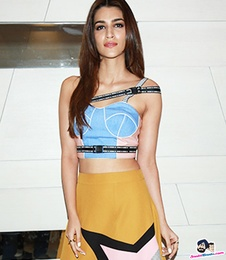
#> input picture kriti.jpg, 226 x 260 px, shrunk from 650 x 750 before the run
$ python face_recognition.py
#> lines starting #> are read from the running program, lines starting #| are printed output that depends on the picture; after the words box and inside, x2 and y2 are one past the last pixel; in counts of white or black regions, pixels touching at a corner belong together; long printed decimals are rounded
# -*- coding: utf-8 -*-
"""
@author: DG
"""

import cv2
import os
import numpy as np

#For Detecting Face in Images
def face_find(img):
    #Give Path for haarcascade file
    face_cas = cv2.CascadeClassifier("./haarcascades/haarcascade_frontalface_default.xml")
    gray = img
    faces = face_cas.detectMultiScale(gray,1.3,5)
    return faces,gray

#Used For Give Label to images
def label_img(filepath):
    face_list = []
    face_id=[]
    for path,subdirnames,filenames in os.walk(filepath):
        for filename in filenames:
            id=os.path.basename(path)
            img_path = os.path.join(path,filename)
            print("path:",img_path)
            print("id:",id)
            read_img = cv2.imread(img_path,cv2.IMREAD_GRAYSCALE)

            faces,gray = face_find(read_img)
            if(len(faces)!=1):
                #we want to detect only one face in a image
                continue
            (x,y,w,h) = faces[0]
            roi_gray = gray[y:y+w,x:x+h] #we are cropping faces
            face_list.append(roi_gray)
            face_id.append(int(id))
#> pass 2 of the loop in label_img, `for path,subdirnames,filenames in os.walk(filepath):`:
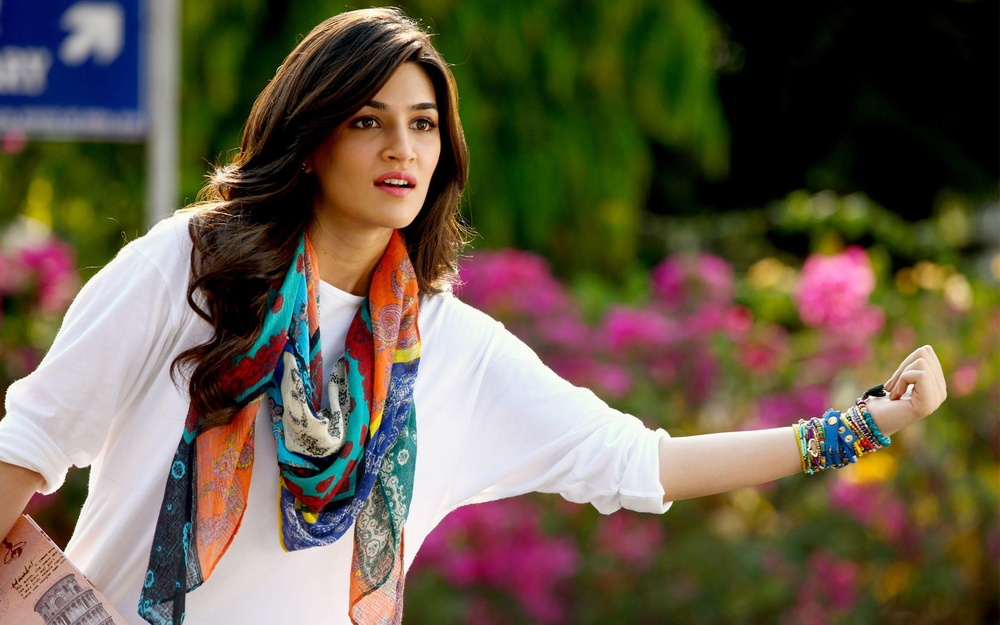
#> input picture images/0/k1.jpg, 1000 x 625 px, shrunk from 2880 x 1800 before the run
#> in label_img, `read_img = cv2.imread(img_path,cv2.IMREAD_GRAYSCALE)`:
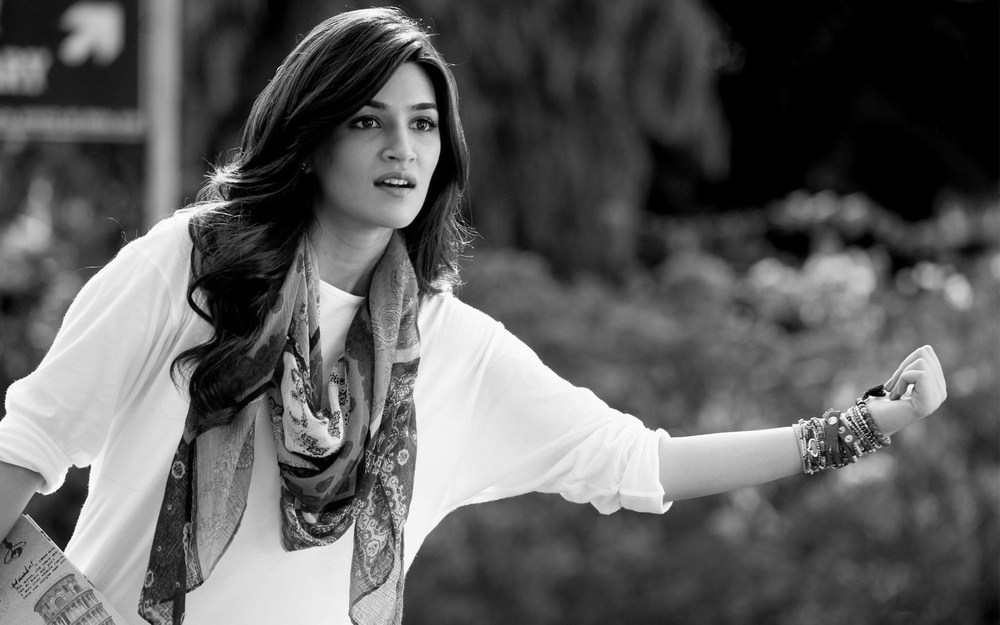
#> read_img: shape (625, 1000); min 0, max 255, mean 94.6
#> in face_find, `faces = face_cas.detectMultiScale(gray,1.3,5)`: faces = [[337, 79, 122, 122]]
#> in label_img, `(x,y,w,h) = faces[0]`: x = 337; y = 79; w = 122
#> in label_img, `roi_gray = gray[y:y+w,x:x+h]`:
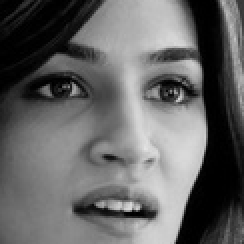
#> roi_gray: shape (122, 122) (shown 2 times larger); min 0, max 228, mean 100.6
#> pass 3 of the loop in label_img, `for path,subdirnames,filenames in os.walk(filepath):`:
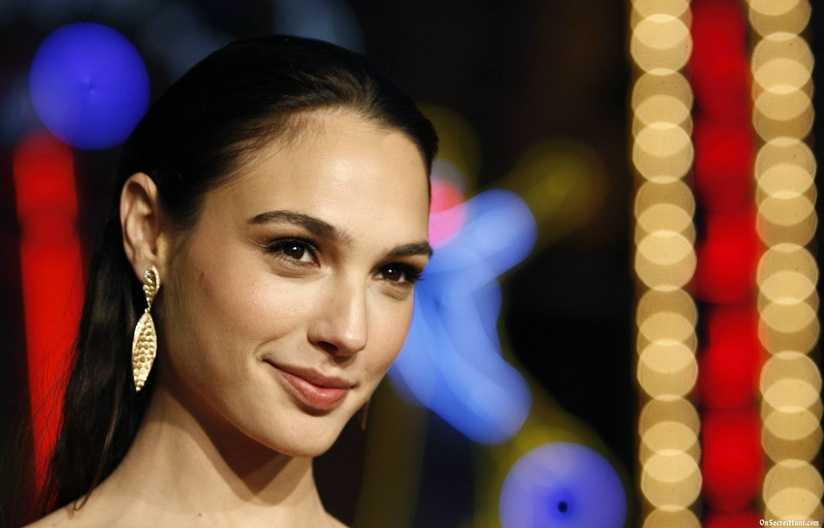
#> input picture images/1/1079-gal-gadot.jpg, 824 x 528 px, shrunk from 2374 x 1520 before the run
#> in label_img, `read_img = cv2.imread(img_path,cv2.IMREAD_GRAYSCALE)`:
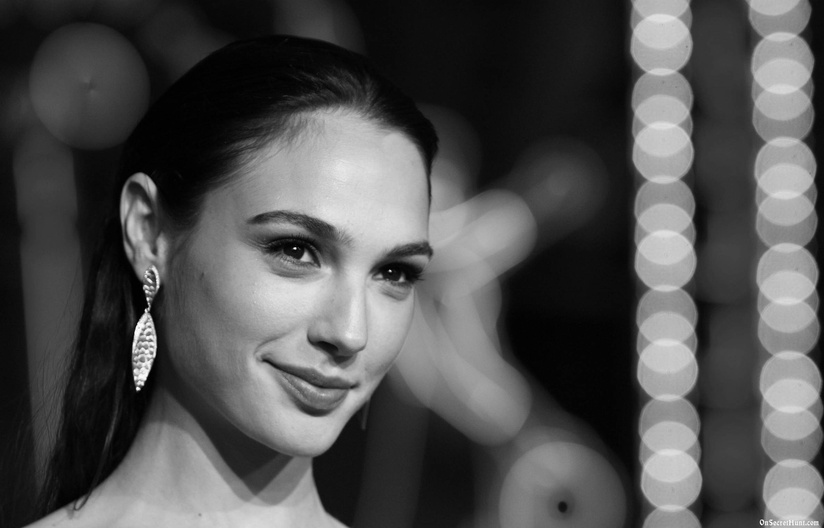
#> read_img: shape (528, 824); min 0, max 255, mean 79.8
#> in label_img, `faces,gray = face_find(read_img)`: faces = [[750, 30, 69, 69], [175, 126, 345, 345]]
    return face_list,face_id

#Training the classifier
def face_train(face_list,face_id):
    model = cv2.face.LBPHFaceRecognizer_create()
    model.train(face_list,np.array(face_id))
    return model

#Predict the label of faces
def face_recog(img_path,model):
    img= None
    test_img = None
    if type(img_path)==str:
        test_img = cv2.imread(img_path,cv2.COLOR_BGR2GRAY)
        img = cv2.cvtColor(test_img,cv2.COLOR_BGR2GRAY)
    else:
        test_img = img_path
        img = cv2.cvtColor(img_path,cv2.COLOR_BGR2GRAY)
    name = ['kriti','gal','dicaprio'] #Give the label for training in line
    fs,g = face_find(img)
    for (x,y,w,h) in fs:
        roi_g = g[y:y+h,x:x+w]
        label,confidence = model.predict(roi_g)
        print(label)
        print(confidence)
        p_name = name[label]
        cv2.rectangle(test_img,(x,y),(x+w,y+h),(255,0,0),2)
        cv2.putText(test_img,p_name,(x,y),cv2.FONT_HERSHEY_DUPLEX,2,(255,0,0),2)
    return test_img

def show_img(img):
    cv2.namedWindow('face',cv2.WINDOW_NORMAL)
    cv2.imshow('face',img)
    k = cv2.waitKey(0)
    if k==27:
        cv2.destroyAllWindows()

def test(train_images_path,test_img):

    #For Training run only for once
    face_list,labels = label_img(train_images_path) #training images path
#> face_list = 1 item; labels = [0]
    face_classifier = face_train(face_list,labels)
    face_classifier.write('face_weights_new.yml')

    #For Recognition
    img = face_recog(test_img,face_classifier)
#> in face_recog, test_img is the input picture: shape (260, 226, 3); mean B, G, R 172.2, 186, 195.9
#> in face_recog, `img = cv2.cvtColor(test_img,cv2.COLOR_BGR2GRAY)`:
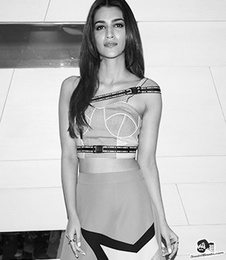
#> img: shape (260, 226); min 0, max 255, mean 187.4
#> in face_recog, `fs,g = face_find(img)`: fs = [[85, 8, 51, 51]]
#> the loop in face_recog, `for (x,y,w,h) in fs:` made 1 pass
#> (x, y, w, h, label, confidence, p_name) on pass 1: (85, 8, 51, 51, 0, 150.6, 'kriti')
#| 0
#| 150.619
#> pass 1, in face_recog, `roi_g = g[y:y+h,x:x+w]`:
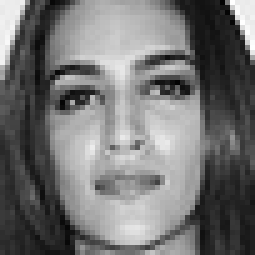
#> roi_g: shape (51, 51) (shown 5 times larger); min 2, max 255, mean 114.6
#> after the loop in face_recog, `for (x,y,w,h) in fs:`:
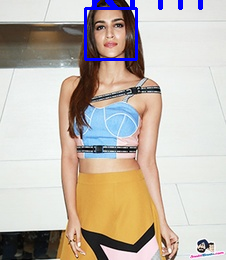
#> test_img: shape (260, 226, 3); 1.51% of pixels changed, all inside (x1, y1, x2, y2) = (84, 0, 203, 61)
    return img

def using_weights(test_img):
    #if you trained once and you don't want to train model again and again used this
    face_classifier = cv2.face.LBPHFaceRecognizer_create()

    face_classifier.read('face_weights_new.yml')
    img = face_recog(test_img,face_classifier)
    return img

if __name__=="__main__":
   final_img=test('./images','kriti.jpg')
   #first argument is path of images for training
   #second argument is path of test image

   #using weights if you don't want to train again
   #final_img = using_weights('gal.jpg')

   #for showing image in window
   show_img(final_img)
#> (key Esc is pressed here)
